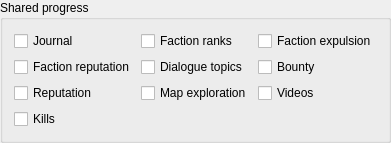
                <widget class="QGroupBox" name="sharingGroupBox">
                 <property name="title">
                  <string>Shared progress</string>
                 </property>
                 <layout class="QGridLayout" name="sharingGridLayout">
                  <item row="0" column="0">
                   <widget class="QCheckBox" name="shareJournalCheckBox">
                    <property name="text">
                     <string>Journal</string>
                    </property>
                   </widget>
                  </item>
                  <item row="0" column="1">
                   <widget class="QCheckBox" name="shareFactionRanksCheckBox">
                    <property name="text">
                     <string>Faction ranks</string>
                    </property>
                   </widget>
                  </item>
                  <item row="0" column="2">
                   <widget class="QCheckBox" name="shareFactionExpulsionCheckBox">
                    <property name="text">
                     <string>Faction expulsion</string>
                    </property>
                   </widget>
                  </item>
                  <item row="1" column="0">
                   <widget class="QCheckBox" name="shareFactionReputationCheckBox">
                    <property name="text">
                     <string>Faction reputation</string>
                    </property>
                   </widget>
                  </item>
                  <item row="1" column="1">
                   <widget class="QCheckBox" name="shareTopicsCheckBox">
                    <property name="text">
                     <string>Dialogue topics</string>
                    </property>
                   </widget>
                  </item>
                  <item row="1" column="2">
                   <widget class="QCheckBox" name="shareBountyCheckBox">
                    <property name="text">
                     <string>Bounty</string>
                    </property>
                   </widget>
                  </item>
                  <item row="2" column="0">
                   <widget class="QCheckBox" name="shareReputationCheckBox">
                    <property name="text">
                     <string>Reputation</string>
                    </property>
                   </widget>
                  </item>
                  <item row="2" column="1">
                   <widget class="QCheckBox" name="shareMapExplorationCheckBox">
                    <property name="text">
                     <string>Map exploration</string>
                    </property>
                   </widget>
                  </item>
                  <item row="2" column="2">
                   <widget class="QCheckBox" name="shareVideosCheckBox">
                    <property name="text">
                     <string>Videos</string>
                    </property>
                   </widget>
                  </item>
                  <item row="3" column="0">
                   <widget class="QCheckBox" name="shareKillsCheckBox">
                    <property name="text">
                     <string>Kills</string>
                    </property>
                   </widget>
                  </item>
                 </layout>
                </widget>
